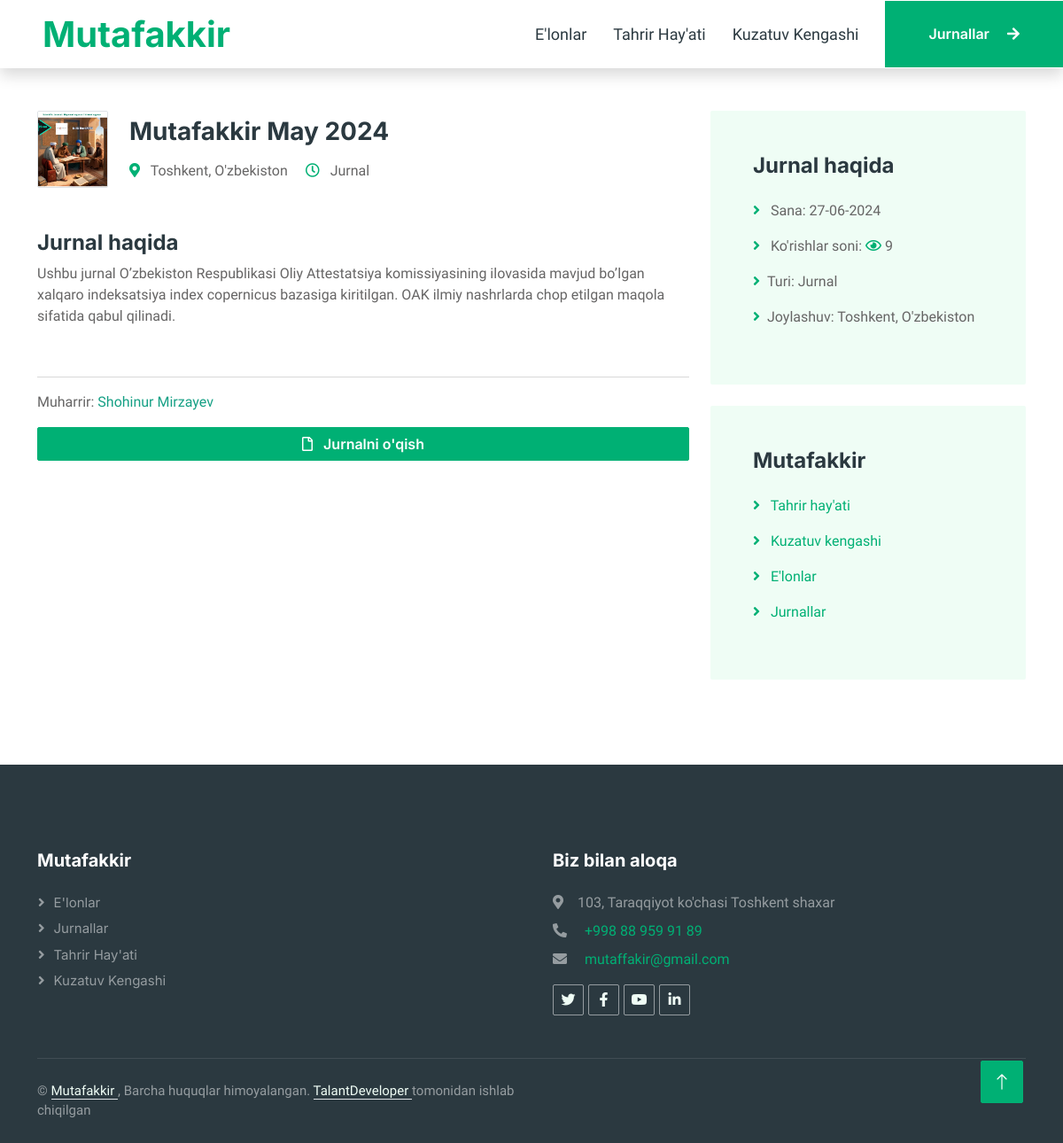
Page /jurnal/7/ on the committed database.
### main/models.py (models this page shows, shortened)
class Newsletter(models.Model):
    name = models.CharField(max_length=255, verbose_name="Name")
    image = models.ImageField(upload_to=upload_image, verbose_name="Image")
    file = models.FileField(upload_to=upload_file, verbose_name="File")
    content = RichTextUploadingField(verbose_name="Content")
    created_at = models.DateTimeField(auto_now_add=True, verbose_name="Created at")
    updated_at = models.DateTimeField(auto_now=True, verbose_name="Updated at")
    sees = models.IntegerField(verbose_name="Sees", default=3)

### main/views.py (the view)
# urls.py: path('jurnal/<int:newsletter_id>/', views.newsletter_view, name='newsletter'),
def newsletter_view(request, newsletter_id):
    newsletter = Newsletter.objects.get(pk=newsletter_id)
    newsletter.sees += 1
    newsletter.save()
    context = {'newsletter': newsletter}
    return render(request, 'main/detail.html', context)

### templates/main/detail.html
{% extends 'base.html' %}
{% load static %}
{% block content %}
    <div class="container-xxl py-5 wow fadeInUp" data-wow-delay="0.1s">
        <div class="container">
            <div class="row gy-5 gx-4">
                <div class="col-lg-8">
                    <div class="d-flex align-items-center mb-5">
                        <img class="flex-shrink-0 img-fluid border rounded" src="{{ newsletter.image.url }}"
                             alt="img"
                             style="width: 80px; height: auto;">
                        <div class="text-start ps-4">
                            <h3 class="mb-3">{{ newsletter.name }}</h3>
                            <span class="text-truncate me-3"><i class="fa fa-map-marker-alt text-primary me-2"></i>
                                Toshkent, O'zbekiston
                            </span>
                            <span class="text-truncate me-3">
                                <i class="far fa-clock text-primary me-2"></i>
                                Jurnal
                            </span>
                        </div>
                    </div>
                    <div>
                        <h4>Jurnal haqida</h4>
                        {{ newsletter.content| safe }}
                    </div>
                    <div class="center">
                        <div class="col-12 center">
                            <a href="{{ newsletter.file.url }}" class="btn btn-primary w-100 center" target="_blank">
                                <i class="far fa-file text-white me-2"></i>
                                Jurnalni o'qish
                            </a>
                        </div>
                    </div>
                </div>
                <div class="col-lg-4">
                    <div class="bg-light rounded p-5 mb-4 wow slideInUp" data-wow-delay="0.1s">
                        <h4 class="mb-4">
                            Jurnal haqida
                        </h4>
                        <p>
                            <i class="fa fa-angle-right text-primary me-2"></i>
                            Sana: {{ newsletter.created_at|date:"d-m-Y" }}
                        </p>
                        <p>
                            <i class="fa fa-angle-right text-primary me-2"></i>
                            Ko'rishlar soni:
                            <i class="far fa-eye text-primary"></i>
                            {{ newsletter.sees }}
                        </p>
                        <p><i class="fa fa-angle-right text-primary me-2"></i>Turi: Jurnal</p>
                        <p><i class="fa fa-angle-right text-primary me-2"></i>Joylashuv: Toshkent, O'zbekiston</p>
                    </div>
                    <div class="bg-light rounded p-5 wow slideInUp" data-wow-delay="0.1s">
                        <h4 class="mb-4">
                            Mutafakkir
                        </h4>
                        <p><i class="fa fa-angle-right text-primary me-2"></i>
                            <a href="{% url 'main:page' 'tahrir_hayati' %}">
                                Tahrir hay'ati
                            </a>
                        </p>
                        <p><i class="fa fa-angle-right text-primary me-2"></i>
                            <a href="{% url 'main:page' 'kuzatuv_kegnashi' %}">
                                Kuzatuv kengashi
                            </a>
                        </p>
                        <p><i class="fa fa-angle-right text-primary me-2"></i>
                            <a href="{% url 'main:announcements' %}">
                                E'lonlar
                            </a>
                        </p>
                        <p><i class="fa fa-angle-right text-primary me-2"></i>
                            <a href="{% url 'main:newsletters' %}">
                                Jurnallar
                            </a>
                        </p>
                    </div>
                </div>
            </div>
        </div>
    </div>
{% endblock %}

### static/css/style.css (style rules this page uses)
:root { --primary: #00B074; --secondary: #2B9BFF; --light: #EFFDF5; --dark: #2B3940; }
.btn { font-family: 'Inter', sans-serif; font-weight: 600; transition: .5s; }
.btn.btn-primary, .btn.btn-secondary { color: #FFFFFF; }

### rows in the picture
Newsletter: image (picture), name "Mutafakkir May 2024", content "Ushbu jurnal Oʼzbekiston Respublikasi Oliy Attestatsiya komissiyasining ilovasida mavjud bo’lgan xalqaro indeksatsiya index copernicus bazasiga kiritilgan. OAK ilmiy nashrlarda chop etilgan maqola sifatida qabul qilinadi. Muharrir: Shohinur Mirzayev", created_at "27-06-2024", sees "9"
